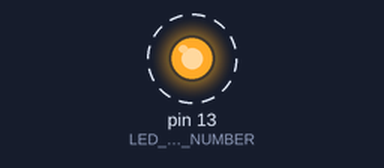
The sketch below on a simulated Arduino Uno, built with avr-gcc and run on an emulated ATmega328P. On the bench: output pins drawn as LEDs (lit = HIGH). Dashed ring = blinking.

Above: at 0.5 s.
Timing chart, 0 to 4.6 s (numbered marks = the images above):
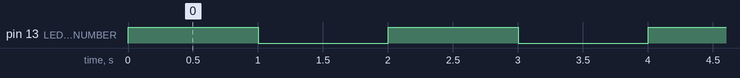

Measured:
- by itself, pin 13 (LED_BUILTIN_PIN_NUMBER): alternates HIGH for 1.0 s and LOW for 1.0 s

The sketch:

001.ino
```cpp
/*
 * LED Blink Example
 *
 * Description:
 *   Basic Arduino sketch that blinks the built-in LED on and off
 *   at 1-second intervals. This is the classic "Hello World"
 *   program for Arduino microcontrollers.
 *
 * Hardware:
 *   - Arduino Uno R3 (or compatible board)
 *   - Uses built-in LED (typically connected to pin 13)
 *
 * Behavior:
 *   - LED turns ON for 1 second
 *   - LED turns OFF for 1 second
 *   - Cycle repeats indefinitely
 *
 * Notes:
 *   LED_BUILTIN_PIN_NUMBER is manually defined as pin 13, which is the
 *   standard built-in LED pin on Arduino Uno R3
 *   LED_BLINK_RATE_MS defines the delay in milliseconds for the blink rate
 */

// Define the built-in LED pin
const int LED_BUILTIN_PIN_NUMBER = 13;

// Define the blink rate in milliseconds
const int LED_BLINK_RATE_MS = 1000;

// the setup function runs once when you press reset or power the board
void setup() {
  // initialize digital pin LED_BUILTIN_PIN_NUMBER as an output.
  pinMode(LED_BUILTIN_PIN_NUMBER, OUTPUT);
}

// the loop function runs over and over again forever
void loop() {
  digitalWrite(LED_BUILTIN_PIN_NUMBER, HIGH);  // change state of the LED by setting the pin to the HIGH voltage level
  delay(LED_BLINK_RATE_MS);                    // wait for the specified blink rate
  digitalWrite(LED_BUILTIN_PIN_NUMBER, LOW);   // change state of the LED by setting the pin to the LOW voltage level
  delay(LED_BLINK_RATE_MS);                    // wait for the specified blink rate
}
```
